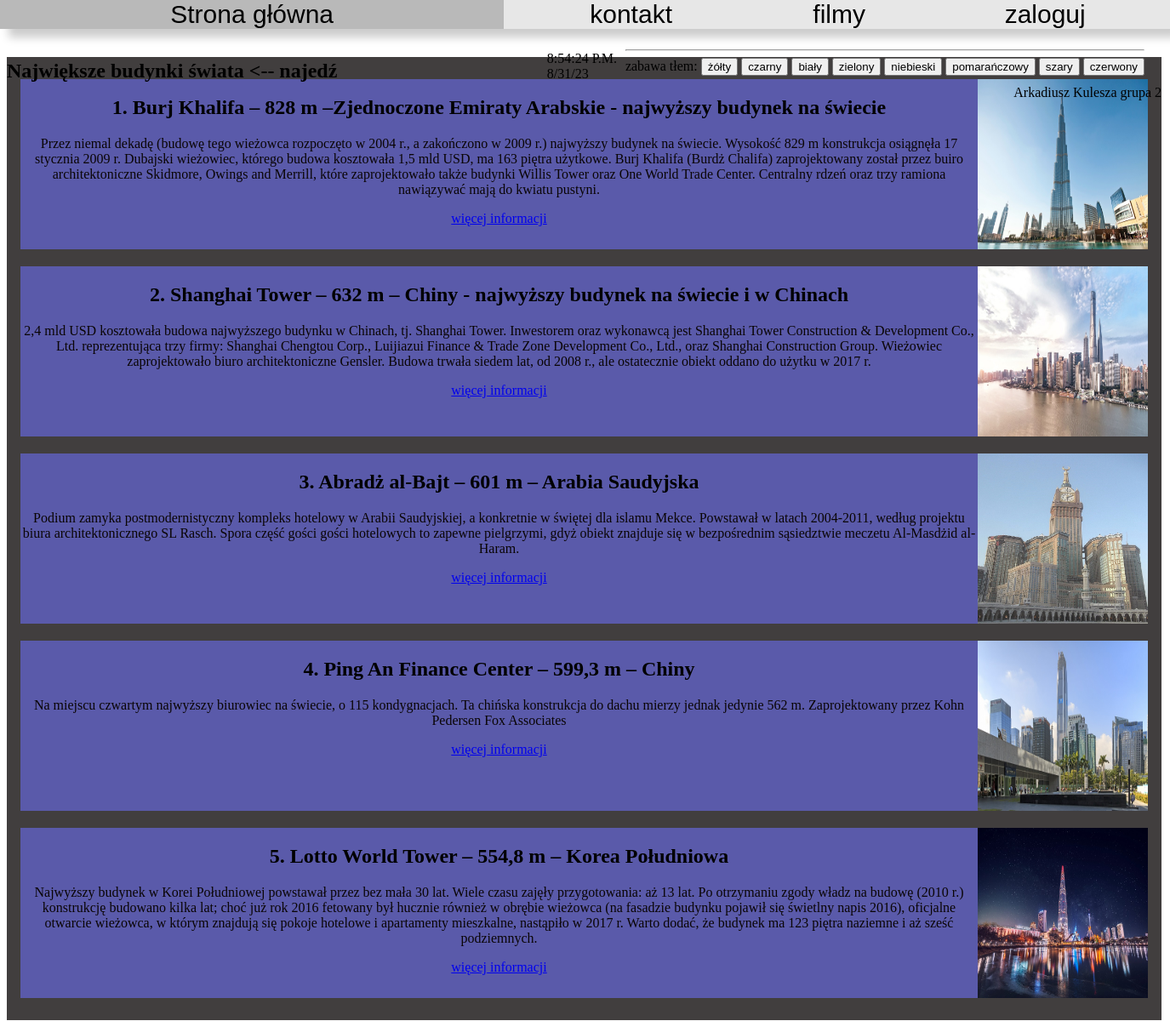
The page /strona/index.php on the database its author committed.
### tables this page shows
CREATE TABLE `page_list` (
  `id` int(11) NOT NULL,
  `page_title` varchar(255) NOT NULL,
  `page_content` text NOT NULL,
  `status` int(11) NOT NULL DEFAULT 1,
  `aliad` varchar(20) DEFAULT NULL
);

### strona/showpage.php (called while the page is built)
<?php
function Showpage($id)
{
    $link = mysqli_connect("localhost", "root", "", "moja_strona");
    $id_clear = htmlspecialchars($id);
        $query = "SELECT * FROM page_list WHERE id = '$id_clear' LIMIT 1";
            $result = mysqli_query($link, $query);
            $row = mysqli_fetch_array($result);
    if(empty($row['id']))
    {
        $web = '[Page not found]';
    }
    else
    {
        $web = $row["page_content"];
    }
    return $web;
}
?>

### strona/index.php (the view, shortened to what this page needs)
<?php
switch ($_GET['page']) {
    case 'glowna':
    default:
        $id = 1;
        break;
}
?>
<!DOCTYPE html>
<head>
    <link rel="stylesheet" href="../stronahtml/css/styles.css" type="text/css" />
</head>
<div style="position: absolute; top: 60px; right: 650px;">
<div id="zegarek"></div>
<div id="data"></div>
</div>
<div style="position: absolute; top: 50px; right: 30px;" >
<form method="POST" name="background">
    <hr>zabawa tłem:</hr>
    <input type="button" value="żółty" onclick="changeBackground('#FFF000')">
    <input type="button" value="czarny" onclick="changeBackground('#000000')">
    <input type="button" value="biały" onclick="changeBackground('#FFFFFF')">
    <input type="button" value="zielony" onclick="changeBackground('#00FF00')">
    <input type="button" value="niebieski" onclick="changeBackground('#0000FF')">
    <input type="button" value="pomarańczowy" onclick="changeBackground('#FF8000')">
    <input type="button" value="szary" onclick="changeBackground('#c0c0c0')">
    <input type="button" value="czerwony" onclick="changeBackground('#FF0000')">
</form>
</div>
<table cellpadding="0px" cellspacing="0px" id="navBar">
    <tr>
        <td>
        <a class="selected" href="index.php">Strona główna</a>
        </td>
        <td>
            <a href="index.php?page=stronakontaktowa">kontakt</a>
        </td>
        <td>
            <a href="index.php?page=filmy">filmy</a>
        </td>
        <td>
            <?php
                if(!isset($_SESSION["loggedin"]) || $_SESSION["loggedin"] !== true){
                    echo '<a href="login.php">zaloguj</a>';
                }
                else{
                    echo '<a href="../stronahtml/admin/admin.php">admin</a>';
                }
            ?>
        </td>
    </tr>
</table>
<div style="position: absolute; top: 100px; right: 10px;">
<?php
  $nrGrupy = '2';
  echo 'Arkadiusz Kulesza'.$nr_indeksu.' grupa '.$nrGrupy.'<br/><br/>';
?>
</div>
<body onload="startclock()">
<div class="content" >
<?php
        include "showpage.php";
        echo Showpage($id);
?>
</div>
</body>

### strona/css/styles.css (style rules this page uses)
p { color: rgb(10, 5, 5); }
div#container { height: 1100px; width: 1325px; padding: 1em; background-color: rgb(65, 62, 62); display: flex; flex-direction: column; justify-content: space-around; left: 50px; top: 80px; }
div.box { width: 1325px; height: 200px; background-color: rgb(90, 90, 170); text-align: center; }
#navBar { z-index: 1; position: fixed; top: 0; left: 0; width: 100%; text-align: center; background: #E7E7E7; -moz-box-shadow: 10px 10px 10px #ccc; -webkit-box-shadow: 10px 10px 10px #ccc; -ms-box-shadow: 10px 10px 10px #ccc; -o-box-shadow: 10px 10px 10px #ccc; box-shadow: 10px 10px 10px #ccc; }
#navBar a { display: block; color: #000; text-decoration: none; }
#navBar a.selected { color: #000; background: #B9B9B9; text-decoration: none; }

### strona/index.php (style rules this page uses)
table { font-family: sans-serif; font-size: 30px; }

### rows shown on the page
page_list: page_content "Największe budynki świata <-- najedź 1. Burj Khalifa – 828 m –Zjednoczone Emiraty Arabskie - najwyższy budynek na świecie Przez niemal dekadę (budowę tego wieżowca rozpoczęto w 2004 r., a zakończono w 2009 r.) najwyższy budynek na świecie. Wysokość 829 m konstrukcja osiągnęła 17 stycznia 2009 r. Dubajski wieżowiec, którego budowa kosztowała 1,5 mld USD, ma 163 piętra użytkowe. Burj Khalifa (Burdż Chalifa) zaprojektowany został przez buiro architektoniczne Skidmore, Owings and Merrill, które zaprojektowało także budynki Willis Tower oraz One World Trade Center. Centralny rdzeń oraz trzy ramiona nawiązywać mają do kwiatu pustyni. więcej informacji 2. Shanghai Tower – 632 m – Chiny - najwyższy…", page_content (picture)

### other values the page prints
$nrGrupy "2"
